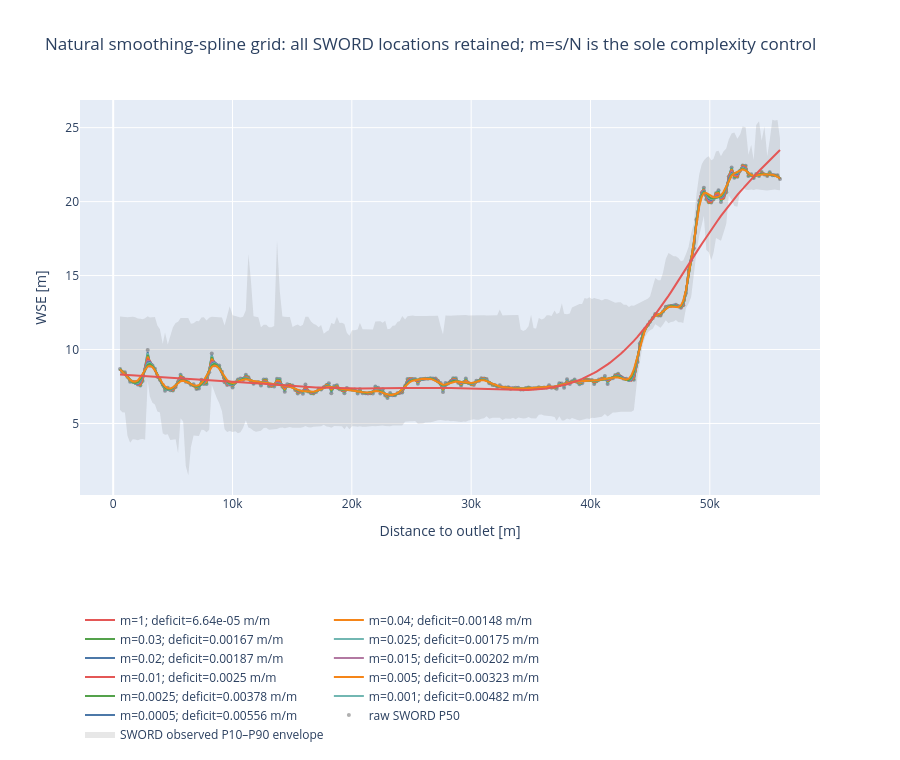

Source (notebook cell):
### Markdown cell above
### 3.5 Natural-spline grid diagnostic

This is the proposed replacement for the adaptive `UnivariateSpline` sensitivity above. A classical natural cubic smoothing spline uses every retained unique SWORD coordinate as a *potential* knot. It is still one continuous profile, and has no selected knot spacing or number-of-knots setting.

For a fixed, mean-normalised reliability weight \(w_i^2\), the grid is expressed directly as the residual budget per retained anchor, \(m=s/N\):

\[\sum_i w_i^2[y_i-f(x_i)]^2 \le mN.\]

Internally SciPy parameterises the same problem by \(\lambda\), the roughness penalty. The code below solves for the corresponding \(\lambda\) for each displayed `m`, so `m` remains the only profile-complexity control exposed to this workflow. The selected grid row is the first one whose unconstrained natural spline is monotone over the full continuous profile and therefore needs no PAVA correction. The grid reports two distances from monotonicity: signed minimum continuous slope (a negative value is a local reversal) and maximum PAVA WSE correction required at any anchor. The grid is an inspection aid; final production calibration should bracket that first admissible `m` rather than depend on grid resolution.

### Code cell
# No knot spacing is chosen here: all retained profile coordinates are used.
# The grid is deliberately coarse for inspection; the eventual calibration brackets the
# first monotone value rather than selecting an arbitrary listed row.
NATURAL_SPLINE_M_GRID = (0.0005, 0.001, 0.0025, 0.005, 0.01, 0.015, 0.02, 0.025, 0.03, 0.04, 1)
MONOTONICITY_TOLERANCE = 1e-8  # WSE m per unit normalised reference-section distance
PAVA_ZERO_TOLERANCE_M = 1e-7

# make_smoothing_spline uses sum(w * residual**2). The existing diagnostic weights
# enter our written objective as w_i**2, then are mean-normalised so m retains the
# interpretable unit of average weighted squared WSE residual per anchor.
natural_objective_weights = np.square(candidate_weights)
natural_objective_weights = natural_objective_weights / np.mean(natural_objective_weights)

def natural_spline_min_derivative(spline, *, x_lower=0.0, x_upper=1.0):
    """Exact minimum derivative candidates: endpoints and roots of f'' on each piece."""
    piecewise = PPoly.from_spline(spline)
    first_derivative = piecewise.derivative()
    second_derivative = first_derivative.derivative()
    critical_x = np.concatenate([piecewise.x, second_derivative.roots(extrapolate=False)])
    critical_x = np.unique(critical_x[(critical_x >= x_lower) & (critical_x <= x_upper)])
    return float(np.min(first_derivative(critical_x)))

def natural_spline_for_m(m_value):
    """Fit the natural smoothing spline whose weighted RSS equals s=m*N when reachable."""
    target_rss = float(m_value * len(candidate_y))

    def evaluate(lam):
        fitted_spline = make_smoothing_spline(
            candidate_q, candidate_y, w=natural_objective_weights, lam=float(lam),
        )
        fitted = fitted_spline(candidate_q)
        rss = float(np.sum(natural_objective_weights * np.square(candidate_y - fitted)))
        return fitted_spline, fitted, rss

    _, _, residual_at_zero = evaluate(0.0)
    if target_rss <= residual_at_zero + 1e-12:
        spline, fitted, rss = evaluate(0.0)
        return spline, fitted, rss, 0.0, False

    lambda_upper = 1e-12
    spline_upper, fitted_upper, rss_upper = evaluate(lambda_upper)
    while rss_upper < target_rss and lambda_upper < 1e6:
        lambda_upper *= 100.0
        spline_upper, fitted_upper, rss_upper = evaluate(lambda_upper)
    if rss_upper < target_rss:
        # The requested budget exceeds the stable, attainable smoothing path. Retain
        # the limiting fit and flag it rather than silently changing the definition of m.
        return spline_upper, fitted_upper, rss_upper, lambda_upper, True

    fitted_lambda = brentq(
        lambda value: evaluate(value)[2] - target_rss,
        0.0, lambda_upper, xtol=1e-13, rtol=1e-10,
    )
    spline, fitted, rss = evaluate(fitted_lambda)
    return spline, fitted, rss, float(fitted_lambda), False

natural_grid_profiles = {}
natural_grid_records = []
for m_value in NATURAL_SPLINE_M_GRID:
    natural_spline, natural_fitted, achieved_rss, fitted_lambda, is_saturated = natural_spline_for_m(m_value)
    pava_fitted = weighted_pava_increasing(natural_fitted, natural_objective_weights)
    pava_adjustment = float(np.max(np.abs(pava_fitted - natural_fitted)))
    min_derivative = natural_spline_min_derivative(natural_spline)
    min_physical_slope = min_derivative / (candidate_x[-1] - candidate_x[0])
    head_loss = float(natural_fitted[-1] - natural_fitted[0])
    label = f'm={m_value:g}'
    natural_grid_profiles[label] = natural_fitted
    natural_grid_records.append({
        'm_equals_s_over_N': m_value,
        'N_profile_anchors': len(candidate_y),
        'potential_natural_spline_knots': len(candidate_y),
        'target_weighted_RSS': float(m_value * len(candidate_y)),
        'achieved_weighted_RSS': achieved_rss,
        'lambda_internal': fitted_lambda,
        'smoothing_path_saturated': is_saturated,
        'RMSE_from_raw_P50_m': float(np.sqrt(np.mean(np.square(natural_fitted - candidate_y)))),
        'head_loss_m': head_loss,
        'network_reference_slope': head_loss / (candidate_x[-1] - candidate_x[0]),
        'minimum_continuous_slope_m_per_m': min_physical_slope,
        # A positive deficit is the steepest remaining local upstream WSE reversal.
        'monotonicity_deficit_m_per_m': max(0.0, -min_physical_slope),
        'minimum_derivative_normalised_coordinate': min_derivative,
        'max_PAVA_adjustment_m': pava_adjustment,
        'is_monotone_without_PAVA': bool(min_derivative >= -MONOTONICITY_TOLERANCE),
        'PAVA_is_numerically_zero': bool(pava_adjustment <= PAVA_ZERO_TOLERANCE_M),
    })

natural_spline_grid = pd.DataFrame(natural_grid_records)
admissible_natural_rows = natural_spline_grid.loc[
    natural_spline_grid['is_monotone_without_PAVA']
    & natural_spline_grid['PAVA_is_numerically_zero']
].copy()
selected_natural_grid_row = admissible_natural_rows.head(1)
if selected_natural_grid_row.empty:
    print('No displayed m is yet monotone; expand the grid before treating this profile as admissible.')
else:
    selected_m = float(selected_natural_grid_row['m_equals_s_over_N'].iloc[0])
    print(f'First displayed monotone grid value: m=s/N={selected_m:g}. Inspect the full grid: monotonicity can be non-monotone along the smoothing path, so final calibration must select a stable monotone interval rather than rely on this first crossing alone.')

display(natural_spline_grid)

natural_grid_fig = go.Figure()
if {'wse_obs_p10', 'wse_obs_p90'}.issubset(profile_table.columns):
    natural_grid_fig.add_scatter(
        x=candidate_x, y=pd.to_numeric(profile_table['wse_obs_p10'], errors='coerce'),
        mode='lines', line={'width': 0}, showlegend=False, hoverinfo='skip',
    )
    natural_grid_fig.add_scatter(
        x=candidate_x, y=pd.to_numeric(profile_table['wse_obs_p90'], errors='coerce'),
        mode='lines', line={'width': 0}, fill='tonexty',
        fillcolor='rgba(120, 120, 120, 0.18)', name='SWORD observed P10–P90 envelope',
    )
natural_grid_fig.add_scatter(
    x=candidate_x, y=candidate_y, mode='markers',
    marker={'size': 4, 'color': 'rgba(30, 30, 30, 0.35)'}, name='raw SWORD P50',
)
natural_palette = ['#4C78A8', '#72B7B2', '#54A24B', '#F58518', '#E45756', '#B279A2']
for index, m_value in enumerate(NATURAL_SPLINE_M_GRID):
    row = natural_spline_grid.loc[natural_spline_grid['m_equals_s_over_N'].eq(m_value)].iloc[0]
    natural_grid_fig.add_scatter(
        x=candidate_x, y=natural_grid_profiles[f'm={m_value:g}'], mode='lines',
        line={'color': natural_palette[index % len(natural_palette)], 'width': 2},
        name=(f'm={m_value:g}; deficit={row.monotonicity_deficit_m_per_m:.3g} m/m'),
    )
natural_grid_fig.update_layout(
    title='Natural smoothing-spline grid: all SWORD locations retained; m=s/N is the sole complexity control',
    xaxis_title='Distance to outlet [m]', yaxis_title='WSE [m]',
    legend={'orientation': 'h', 'y': -0.28}, height=760,
)
natural_grid_fig.show()

# These are complementary distances from monotonicity. The slope deficit is the
# maximum local reversal in physical units; the PAVA adjustment is the maximum
# vertical WSE correction that monotonic projection would still require at an anchor.
monotonicity_grid_fig = go.Figure()
monotonicity_grid_fig.add_hline(y=0.0, line={'color': '#222222', 'width': 1})
monotonicity_grid_fig.add_scatter(
    x=natural_spline_grid['m_equals_s_over_N'],
    y=natural_spline_grid['monotonicity_deficit_m_per_m'],
    mode='lines+markers+text', name='local slope deficit (zero = monotone)',
    line={'color': '#4C78A8'}, marker={'size': 8},
    text=[f'{value:.1e}' if value > 0 else '' for value in natural_spline_grid['monotonicity_deficit_m_per_m']],
    textposition='top center',
    hovertemplate='m=%{x:g}<br>local slope deficit=%{y:.4g} m/m<extra></extra>',
)
monotonicity_grid_fig.add_scatter(
    x=natural_spline_grid['m_equals_s_over_N'],
    y=natural_spline_grid['max_PAVA_adjustment_m'],
    mode='lines+markers', name='maximum PAVA WSE adjustment', yaxis='y2',
    line={'color': '#E45756'}, marker={'size': 8},
    hovertemplate='m=%{x:g}<br>maximum PAVA adjustment=%{y:.4g} m<extra></extra>',
)
monotonicity_grid_fig.update_layout(
    title='Distance from monotonicity across the natural-spline grid',
    xaxis_title='m = s / N', yaxis={'title': 'local slope deficit [m/m]; zero = monotone', 'zeroline': True, 'rangemode': 'tozero'},
    yaxis2={'title': 'maximum PAVA adjustment [m]', 'overlaying': 'y', 'side': 'right', 'rangemode': 'tozero'},
    height=480, legend={'orientation': 'h', 'y': -0.23},
)
monotonicity_grid_fig.show()

### Figure 1 — Plotly figure (JSON) as saved in the notebook; plotly's stock layout.template omitted (floating-point values rounded to 4 significant figures; data arrays with more than 128 entries replaced by an {"elided": "..."} marker saying what was removed)
{"data": [{"hoverinfo": "skip", "line": {"width": 0}, "mode": "lines", "showlegend": false, "type": "scatter", "x": {"elided": "257 float values"}, "y": {"elided": "257 float values"}}, {"fill": "tonexty", "fillcolor": "rgba(120, 120, 120, 0.18)", "line": {"width": 0}, "mode": "lines", "name": "SWORD observed P10–P90 envelope", "type": "scatter", "x": {"elided": "257 float values"}, "y": {"elided": "257 float values"}}, {"marker": {"color": "rgba(30, 30, 30, 0.35)", "size": 4}, "mode": "markers", "name": "raw SWORD P50", "type": "scatter", "x": {"elided": "257 float values"}, "y": {"elided": "257 float values"}}, {"line": {"color": "#4C78A8", "width": 2}, "mode": "lines", "name": "m=0.0005; deficit=0.00556 m/m", "type": "scatter", "x": {"elided": "257 float values"}, "y": {"elided": "257 float values"}}, {"line": {"color": "#72B7B2", "width": 2}, "mode": "lines", "name": "m=0.001; deficit=0.00482 m/m", "type": "scatter", "x": {"elided": "257 float values"}, "y": {"elided": "257 float values"}}, {"line": {"color": "#54A24B", "width": 2}, "mode": "lines", "name": "m=0.0025; deficit=0.00378 m/m", "type": "scatter", "x": {"elided": "257 float values"}, "y": {"elided": "257 float values"}}, {"line": {"color": "#F58518", "width": 2}, "mode": "lines", "name": "m=0.005; deficit=0.00323 m/m", "type": "scatter", "x": {"elided": "257 float values"}, "y": {"elided": "257 float values"}}, {"line": {"color": "#E45756", "width": 2}, "mode": "lines", "name": "m=0.01; deficit=0.0025 m/m", "type": "scatter", "x": {"elided": "257 float values"}, "y": {"elided": "257 float values"}}, {"line": {"color": "#B279A2", "width": 2}, "mode": "lines", "name": "m=0.015; deficit=0.00202 m/m", "type": "scatter", "x": {"elided": "257 float values"}, "y": {"elided": "257 float values"}}, {"line": {"color": "#4C78A8", "width": 2}, "mode": "lines", "name": "m=0.02; deficit=0.00187 m/m", "type": "scatter", "x": {"elided": "257 float values"}, "y": {"elided": "257 float values"}}, {"line": {"color": "#72B7B2", "width": 2}, "mode": "lines", "name": "m=0.025; deficit=0.00175 m/m", "type": "scatter", "x": {"elided": "257 float values"}, "y": {"elided": "257 float values"}}, {"line": {"color": "#54A24B", "width": 2}, "mode": "lines", "name": "m=0.03; deficit=0.00167 m/m", "type": "scatter", "x": {"elided": "257 float values"}, "y": {"elided": "257 float values"}}, {"line": {"color": "#F58518", "width": 2}, "mode": "lines", "name": "m=0.04; deficit=0.00148 m/m", "type": "scatter", "x": {"elided": "257 float values"}, "y": {"elided": "257 float values"}}, {"line": {"color": "#E45756", "width": 2}, "mode": "lines", "name": "m=1; deficit=6.64e-05 m/m", "type": "scatter", "x": {"elided": "257 float values"}, "y": {"elided": "257 float values"}}], "layout": {"height": 760, "legend": {"orientation": "h", "y": -0.28}, "title": {"text": "Natural smoothing-spline grid: all SWORD locations retained; m=s/N is the sole complexity control"}, "xaxis": {"title": {"text": "Distance to outlet [m]"}}, "yaxis": {"title": {"text": "WSE [m]"}}}}
